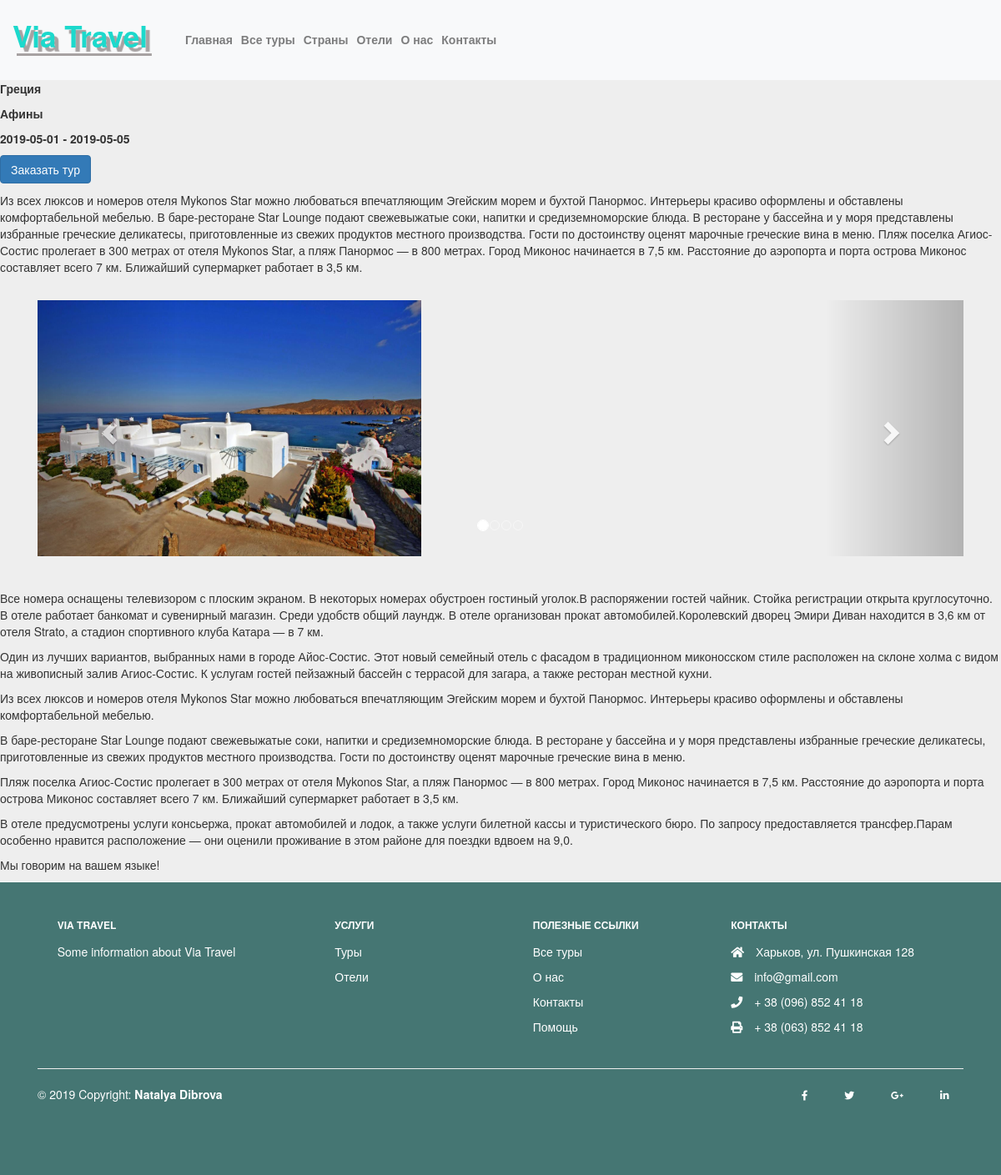
The page /skwtoursdebug/index.php?tour=2 on the database its author committed.
### tables this page shows
CREATE TABLE `tours` (
  `id` int(11) NOT NULL,
  `country_id` int(11) NOT NULL,
  `city_id` int(11) NOT NULL,
  `hotel_id` int(11) NOT NULL,
  `checkin_date` date NOT NULL,
  `checkout_date` date NOT NULL,
  `price` int(11) NOT NULL,
  `title` text NOT NULL,
  `description` text NOT NULL
);

CREATE TABLE `cities` (
  `id` int(11) NOT NULL,
  `title` text NOT NULL,
  `country_id` int(11) NOT NULL
);

### skwtoursdebug/lib/controllers/Controller.php (called while the page is built, shortened)
<?php
class Controller{
    public function __construct($db, $logger)
    {
        $this->db = $db;
    }
}

### skwtoursdebug/lib/controllers/TourController.php (the view, shortened to what this page needs)
<?php
class TourController extends Controller {
    public function describeTour($tour_id) {
        $sql = "SELECT * FROM tours WHERE id = '{$tour_id}'";
        $tour = $this->db->query($sql)->fetch();
        $sql2 = "SELECT * FROM cities WHERE id = '{$tour['id']}'";
        $city = $this->db->query($sql2)->fetch();
        foreach ($this->db->query($sql) as $row) {
            echo "<p class='details'><b>".$row['title']."</b></p>";
            echo "<p class='details'><b>{$city['title']}</b></p>";
            echo "<p class='dateDetails'><b>{$row['checkin_date']} - {$row['checkout_date']}</b></p>";
            echo "<p class='dateDetails but'><a class='btn btn-primary' href=?orderTour={$tour['id']}>Заказать тур</a></p>";
            echo "<p>Из всех люксов и номеров отеля Mykonos Star можно любоваться впечатляющим Эгейским морем и бухтой Панормос. Интерьеры красиво оформлены и обставлены комфортабельной мебелью.
            В баре-ресторане Star Lounge подают свежевыжатые соки, напитки и средиземноморские блюда. В ресторане у бассейна и у моря представлены избранные греческие деликатесы, приготовленные из свежих продуктов местного производства. Гости по достоинству оценят марочные греческие вина в меню.
            Пляж поселка Агиос-Состис пролегает в 300 метрах от отеля Mykonos Star, а пляж Панормос — в 800 метрах. Город Миконос начинается в 7,5 км. Расстояние до аэропорта и порта острова Миконос составляет всего 7 км. Ближайший супермаркет работает в 3,5 км.</p>";
            echo "<div class='container'>
              <br>
              <div id='myCarousel' class='carousel slide' data-ride='carousel'>
                <ol class='carousel-indicators'>
                  <li data-target='#myCarousel' data-slide-to='0' class='active'></li>
                  <li data-target='#myCarousel' data-slide-to='1'></li>
                  <li data-target='#myCarousel' data-slide-to='2'></li>
                  <li data-target='#myCarousel' data-slide-to='3'></li>
                </ol>
                <div class='carousel-inner' role='listbox'>
                  <div class='item active'>
                    <img src='../../css/img/21.jpg' alt='Chania' width='460' height='345'>
                  </div>
                  <div class='item'>
                    <img src='../../css/img/22.jpg' alt='Chania' width='460' height='345'>
                  </div>
                  <div class='item'>
                    <img src='../../css/img/23.jpg' alt='Flower' width='460' height='345'>
                  </div>
                  <div class='item'>
                    <img src='../../css/img/24.jpg' alt='Flower' width='460' height='345'>
                  </div>
                </div>
                <a class='left carousel-control' href='#myCarousel' role='button' data-slide='prev'>
                  <span class='glyphicon glyphicon-chevron-left' aria-hidden='true'></span>
                  <span class='sr-only'>Previous</span>
                </a>
                <a class='right carousel-control' href='#myCarousel' role='button' data-slide='next'>
                  <span class='glyphicon glyphicon-chevron-right' aria-hidden='true'></span>
                  <span class='sr-only'>Next</span>
                </a>
              </div>
            </div><br><br>";
    echo "{$row['description']}";
        }
    }
}
?>

### skwtoursdebug/admin/css/style.css (style rules this page uses)
* { margin: 0; padding: 0; }
body { background-color: #eee; }

### rows shown on the page
tours: title "Греция", city.title "Афины", checkin_date "2019-05-01", checkout_date "2019-05-05", description "Все номера оснащены телевизором с плоским экраном. В некоторых номерах обустроен гостиный уголок.В распоряжении гостей чайник. Стойка регистрации открыта круглосуточно. В отеле работает банкомат и сувенирный магазин. Среди удобств общий лаундж. В отеле организован прокат автомобилей.Королевский дворец Эмири Диван находится в 3,6 км от отеля Strato, а стадион спортивного клуба Катара — в 7 км. Один из лучших вариантов, выбранных нами в городе Айос-Состис. Этот новый семейный отель с фасадом в традиционном миконосском стиле расположен на склоне холма с видом на живописный залив Агиос-Состис. К услугам гостей пейзажный бассейн с террасой для загара, а также ресторан местной кухни. Из всех…"

### other values the page prints
$k "Главная"
$k "Все туры"
$k "Страны"
$k "Отели"
$k "О нас"
$k "Контакты"
